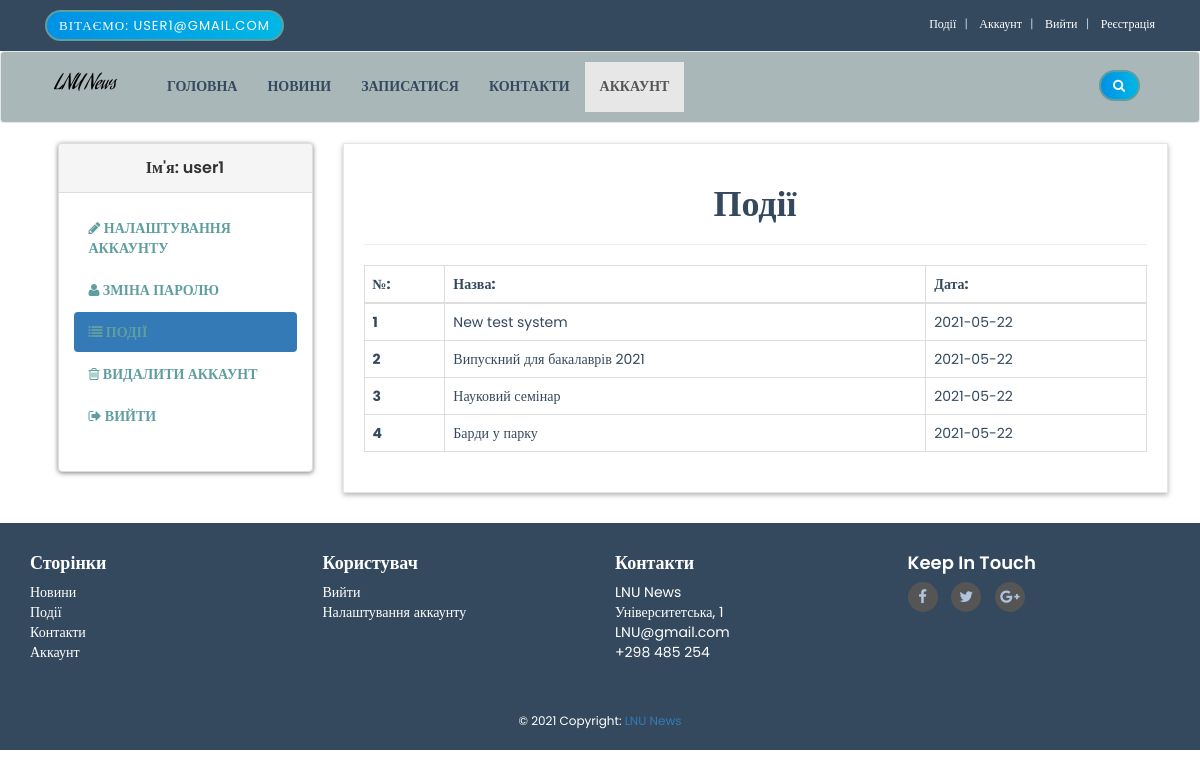
Before: /customer/account.php?orders (signed in) with the older database file.
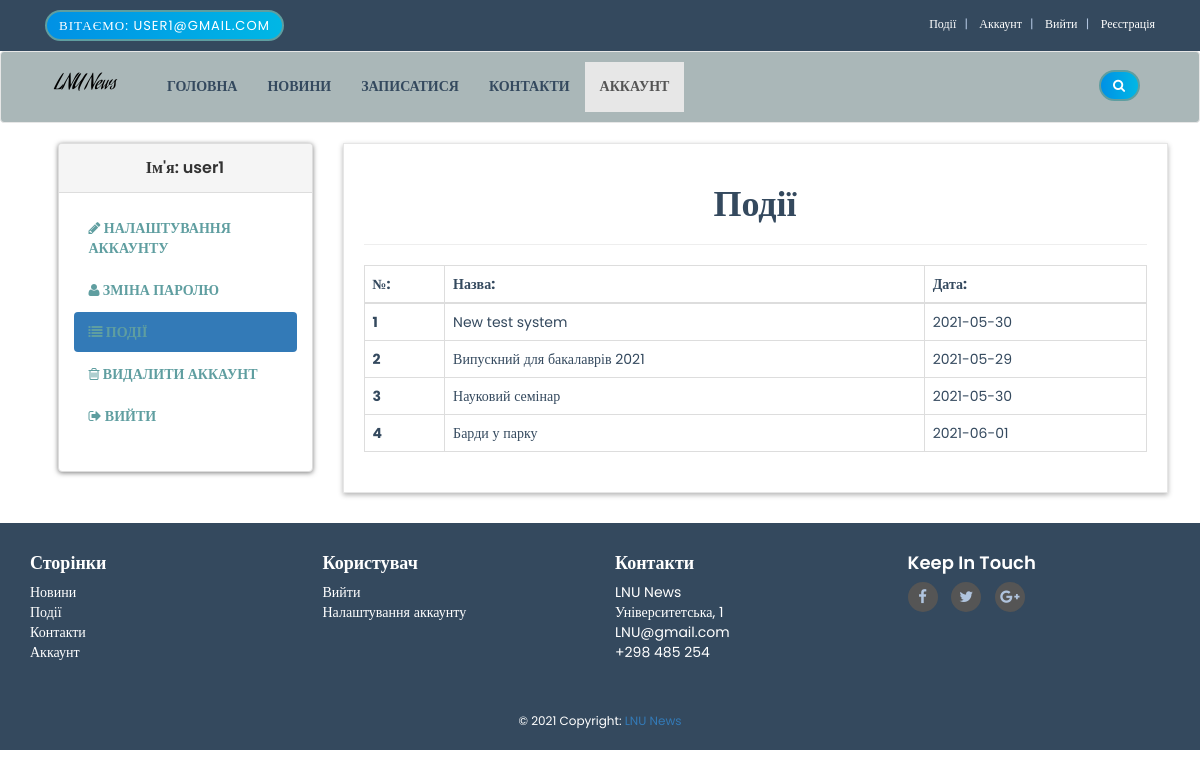
After: the same page with the newer database file.
### tables this page shows
CREATE TABLE `customer_events` (
  `event_id` int(10) NOT NULL,
  `customer_id` int(10) NOT NULL,
  `sub_date` date NOT NULL
);

CREATE TABLE `events` (
  `event_id` int(10) NOT NULL,
  `e_cat_id` int(10) NOT NULL,
  `cat_id` int(10) NOT NULL,
  `date` timestamp NOT NULL DEFAULT current_timestamp() ON UPDATE current_timestamp(),
  `event_title` text NOT NULL,
  `event_img1` text NOT NULL,
  `event_keywords` text NOT NULL,
  `event_desc` text NOT NULL
);

### customer/orders.php (the view)
<center>
    <h1>Події </h1>
</center>
<hr>
<div class="table-responsive">
    <table class="table table-bordered table-hover">
        <thead>
            <tr>
                <th> №: </th>
                <th> Назва:</th>
                <th> Дата: </th>
            </tr>
        </thead>
        <tbody>
            <?php
            $customer_session = $_SESSION['customer_email'];
            $get_customer = "select * from customers where customer_email='$customer_session'";
            $run_customer = mysqli_query($con,$get_customer);
            $row_customer = mysqli_fetch_array($run_customer);
            $customer_id = $row_customer['customer_id'];
            $get_orders = "select * from customer_events where customer_id='$customer_id'";
            $run_orders = mysqli_query($con,$get_orders);
            $i = 0;
            while($row_orders = mysqli_fetch_array($run_orders)){
                $event_id = $row_orders['event_id'];
                $get_event = "select * from events where event_id='$event_id'";
                $run_event = mysqli_query($con,$get_event);
                $row_event = mysqli_fetch_array($run_event);
                $event_title = $row_event['event_title'];
                $event_date = date('Y-m-d', strtotime($row_event['date']));
                $i++;
            ?>
            <tr>
                <th> <?php echo $i; ?> </th>
                <td> <?php echo $event_title; ?> </td>
                <td> <?php echo $event_date; ?> </td>
            </tr>
            <?php } ?>
        </tbody>
    </table>
</div>

Changed rows visible on the page:
changed through a linked row, customer_events "New test system": event.date "2021-05-22" → "2021-05-30"
changed through a linked row, customer_events "Випускний для бакалаврів 2021": event.date "2021-05-22" → "2021-05-29"
changed through a linked row, customer_events "Науковий семінар": event.date "2021-05-22" → "2021-05-30"
changed through a linked row, customer_events "Барди у парку": event.date "2021-05-22" → "2021-06-01"
